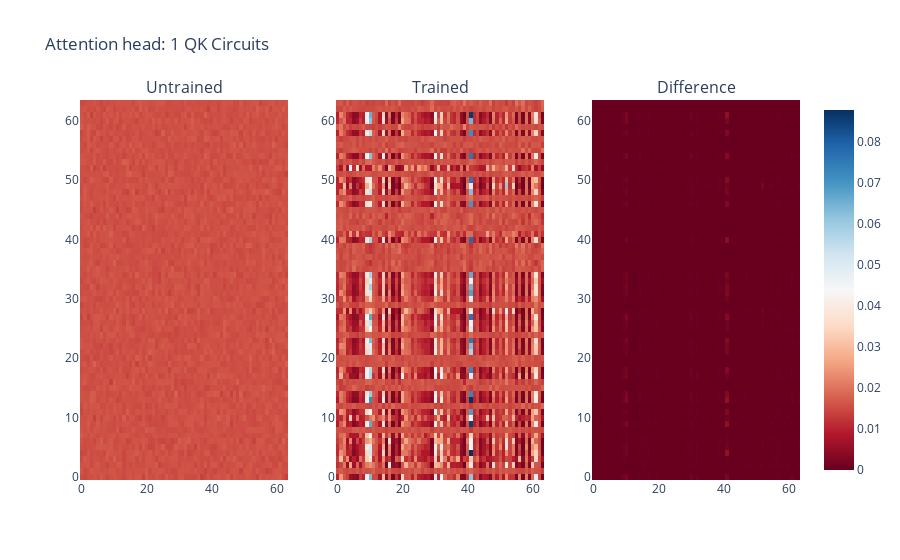
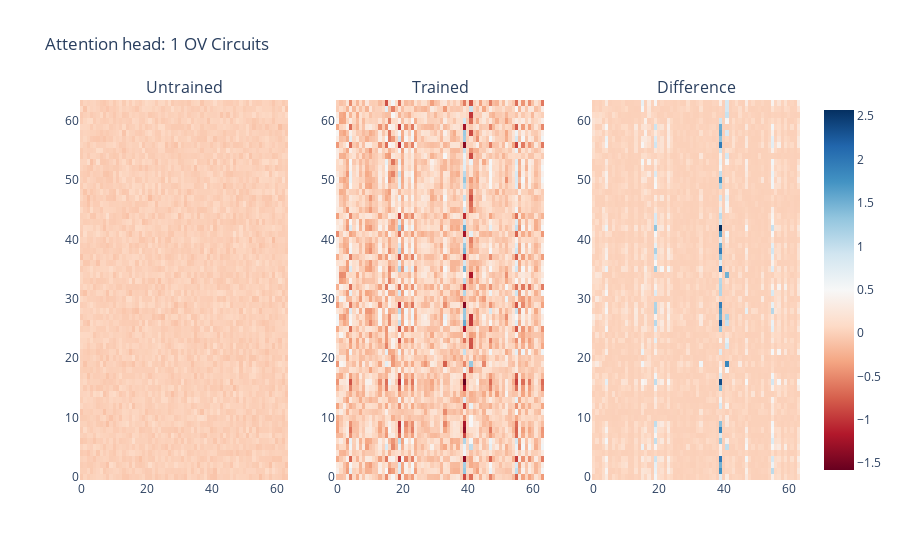

The code cell stored with these charts, in order, in its notebook:
### Markdown cell above
## Observation
- Feature optimization
- Logit lens on attention mechanism
- Circuit analysis on actions

## Intervention
- Path tracing

## Explainable RL
- Discovering symbolic policies on Deep RL networks. [Source](https://proceedings.mlr.press/v139/landajuela21a/landajuela21a.pdf)

### Attention pattern

### Code cell
import torch.nn.functional as F
import plotly.graph_objects as go
from plotly.subplots import make_subplots

untrained_agent = load_agent(agent_config, env)

def analyze_qk_circuit(value_net):
    query_layer = value_net.attention_layer.query_ego
    key_layer = value_net.attention_layer.key_all
    q_wt = query_layer.weight.detach().view(1, 64, 64).transpose(-2, -1)
    k_wt = key_layer.weight.detach().view(1, 64, 64)
    
    return F.softmax(torch.matmul(q_wt, k_wt), dim=-1)

def analyze_ov_circuit(value_net):
    value_layer = value_net.attention_layer.value_all
    output_later = value_net.attention_layer.attention_combine
    val_wt = value_layer.weight.detach().view(1, 64, 64)
    out_wt = output_later.weight.detach().view(1, 64, 64)
    
    return torch.matmul(out_wt, val_wt)

def analyze_embedding_weights(embedding):
    embedding_layer_0 = embedding.layers[0].weight.detach().T
    embedding_layer_1 = embedding.layers[1].weight.detach()
    
    return torch.matmul(embedding_layer_0, embedding_layer_1)

def analyze_embedding_biases(embedding):
    embedding_layer_0 = embedding.layers[0].bias.detach()
    embedding_layer_1 = embedding.layers[1].bias.detach()
    
    return [embedding_layer_0, embedding_layer_1]

def compute_diff(a: torch.Tensor, b: torch.Tensor):
    return ((a - b)**2).numpy()

def compare_qk_circuit(untrained_agent, trained_agent):
    untrained_qk_circuit = analyze_qk_circuit(untrained_agent.value_net)
    trained_qk_circuit = analyze_qk_circuit(trained_agent.value_net)

    heads = untrained_qk_circuit.size(0)
    for h in range(heads):
        fig = make_subplots(rows=1, cols=3, subplot_titles=("Untrained", "Trained", "Difference"))
        fig.add_trace(go.Heatmap(z=untrained_qk_circuit[h].numpy(), coloraxis="coloraxis"), row=1, col=1)
        fig.add_trace(go.Heatmap(z=trained_qk_circuit[h].numpy(), coloraxis="coloraxis"), row=1, col=2)
        fig.add_trace(go.Heatmap(z=compute_diff(trained_qk_circuit[h], untrained_qk_circuit[h]), coloraxis="coloraxis"), row=1, col=3)
        fig.update_layout(title_text=f"Attention head: {h+1} QK Circuits", coloraxis=dict(colorscale="RdBu"))
        fig.show()
    
def compare_ov_circuit(untrained_agent, trained_agent):
    untrained_ov_circuit = analyze_ov_circuit(untrained_agent.value_net)
    trained_ov_circuit = analyze_ov_circuit(trained_agent.value_net)

    heads = untrained_ov_circuit.size(0)
    for h in range(heads):
        fig = make_subplots(rows=1, cols=3, subplot_titles=("Untrained", "Trained", "Difference"))
        fig.add_trace(go.Heatmap(z=untrained_ov_circuit[h].numpy(), coloraxis="coloraxis"), row=1, col=1)
        fig.add_trace(go.Heatmap(z=trained_ov_circuit[h].numpy(), coloraxis="coloraxis"), row=1, col=2)
        fig.add_trace(go.Heatmap(z=compute_diff(trained_ov_circuit[h], untrained_ov_circuit[h]), coloraxis="coloraxis"), row=1, col=3)
        fig.update_layout(title_text=f"Attention head: {h+1} OV Circuits", coloraxis=dict(colorscale="RdBu"))
        fig.show()
    

compare_qk_circuit(untrained_agent, analyzer.agent)
compare_ov_circuit(untrained_agent, analyzer.agent)

### Figure 1 — Plotly figure (JSON) as saved in the notebook; plotly's stock layout.template omitted (floating-point values rounded to 4 significant figures; data arrays with more than 128 entries replaced by an {"elided": "..."} marker saying what was removed)
{"data": [{"coloraxis": "coloraxis", "type": "heatmap", "xaxis": "x", "yaxis": "y", "z": {"elided": "64x64 float values"}}, {"coloraxis": "coloraxis", "type": "heatmap", "xaxis": "x2", "yaxis": "y2", "z": {"elided": "64x64 float values"}}, {"coloraxis": "coloraxis", "type": "heatmap", "xaxis": "x3", "yaxis": "y3", "z": {"elided": "64x64 float values"}}], "layout": {"annotations": [{"font": {"size": 16}, "showarrow": false, "text": "Untrained", "x": 0.1444, "xanchor": "center", "xref": "paper", "y": 1, "yanchor": "bottom", "yref": "paper"}, {"font": {"size": 16}, "showarrow": false, "text": "Trained", "x": 0.5, "xanchor": "center", "xref": "paper", "y": 1, "yanchor": "bottom", "yref": "paper"}, {"font": {"size": 16}, "showarrow": false, "text": "Difference", "x": 0.8556, "xanchor": "center", "xref": "paper", "y": 1, "yanchor": "bottom", "yref": "paper"}], "coloraxis": {"colorscale": [[0, "rgb(103,0,31)"], [0.1, "rgb(178,24,43)"], [0.2, "rgb(214,96,77)"], [0.3, "rgb(244,165,130)"], [0.4, "rgb(253,219,199)"], [0.5, "rgb(247,247,247)"], [0.6, "rgb(209,229,240)"], [0.7, "rgb(146,197,222)"], [0.8, "rgb(67,147,195)"], [0.9, "rgb(33,102,172)"], [1, "rgb(5,48,97)"]]}, "title": {"text": "Attention head: 1 QK Circuits"}, "xaxis": {"anchor": "y", "domain": [0, 0.2889]}, "xaxis2": {"anchor": "y2", "domain": [0.3556, 0.6444]}, "xaxis3": {"anchor": "y3", "domain": [0.7111, 1]}, "yaxis": {"anchor": "x", "domain": [0, 1]}, "yaxis2": {"anchor": "x2", "domain": [0, 1]}, "yaxis3": {"anchor": "x3", "domain": [0, 1]}}}

### Figure 2 — Plotly figure (JSON) as saved in the notebook; plotly's stock layout.template omitted (floating-point values rounded to 4 significant figures; data arrays with more than 128 entries replaced by an {"elided": "..."} marker saying what was removed)
{"data": [{"coloraxis": "coloraxis", "type": "heatmap", "xaxis": "x", "yaxis": "y", "z": {"elided": "64x64 float values"}}, {"coloraxis": "coloraxis", "type": "heatmap", "xaxis": "x2", "yaxis": "y2", "z": {"elided": "64x64 float values"}}, {"coloraxis": "coloraxis", "type": "heatmap", "xaxis": "x3", "yaxis": "y3", "z": {"elided": "64x64 float values"}}], "layout": {"annotations": [{"font": {"size": 16}, "showarrow": false, "text": "Untrained", "x": 0.1444, "xanchor": "center", "xref": "paper", "y": 1, "yanchor": "bottom", "yref": "paper"}, {"font": {"size": 16}, "showarrow": false, "text": "Trained", "x": 0.5, "xanchor": "center", "xref": "paper", "y": 1, "yanchor": "bottom", "yref": "paper"}, {"font": {"size": 16}, "showarrow": false, "text": "Difference", "x": 0.8556, "xanchor": "center", "xref": "paper", "y": 1, "yanchor": "bottom", "yref": "paper"}], "coloraxis": {"colorscale": [[0, "rgb(103,0,31)"], [0.1, "rgb(178,24,43)"], [0.2, "rgb(214,96,77)"], [0.3, "rgb(244,165,130)"], [0.4, "rgb(253,219,199)"], [0.5, "rgb(247,247,247)"], [0.6, "rgb(209,229,240)"], [0.7, "rgb(146,197,222)"], [0.8, "rgb(67,147,195)"], [0.9, "rgb(33,102,172)"], [1, "rgb(5,48,97)"]]}, "title": {"text": "Attention head: 1 OV Circuits"}, "xaxis": {"anchor": "y", "domain": [0, 0.2889]}, "xaxis2": {"anchor": "y2", "domain": [0.3556, 0.6444]}, "xaxis3": {"anchor": "y3", "domain": [0.7111, 1]}, "yaxis": {"anchor": "x", "domain": [0, 1]}, "yaxis2": {"anchor": "x2", "domain": [0, 1]}, "yaxis3": {"anchor": "x3", "domain": [0, 1]}}}
